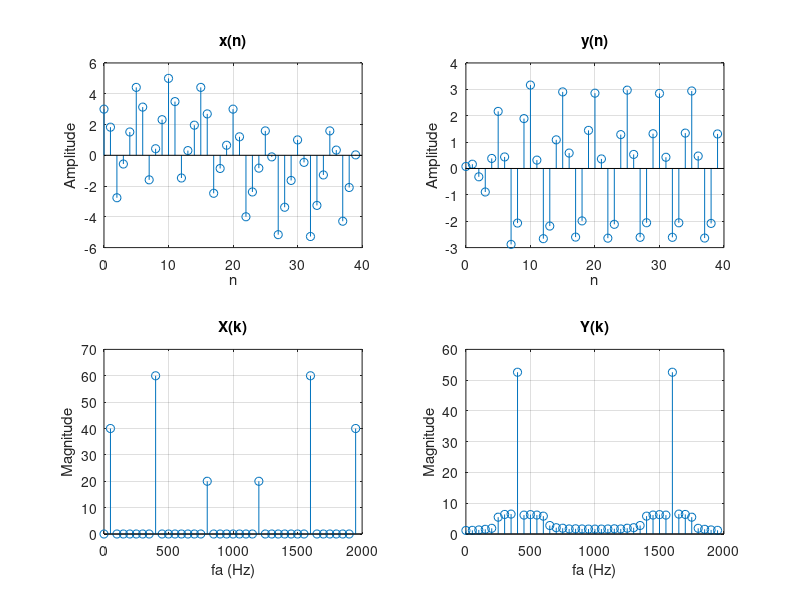
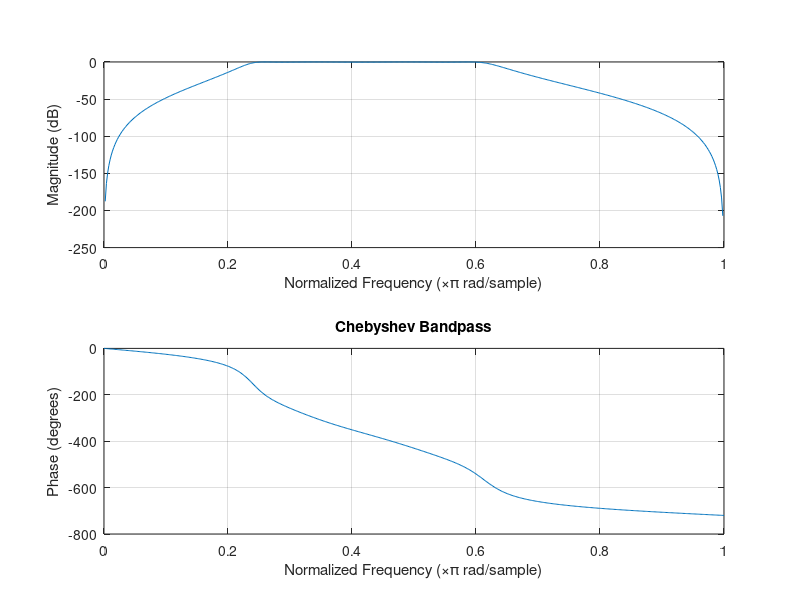

Here is the MATLAB script that generated these plots, in order:
No=4;
t=0:0.00001:1/800;
xt=2*sin(100*pi*t)+3*cos(800*pi*t)+sin(1600*pi*t);
fs=2000;
N1=2*pi/(100*pi/fs);
N2=2*pi/(800*pi/fs);
N3=4*pi/(1600*pi/fs);
N=lcm(lcm(N1,N2),N3);
n=0:N-1;
xn=2*sin(100*pi*n/fs)+3*cos(800*pi*n/fs)+sin(1600*pi*n/fs);
subplot(2,2,1)
stem(n,xn);title('x(n)')
xlabel('n');ylabel('Amplitude');grid
k=0:N-1;
Xn=fft(xn);
subplot(2,2,3)
stem(k*fs/N,abs(Xn));title('X(k)')
xlabel('fa (Hz)');ylabel('Magnitude');grid
w1=2*250/fs;
w2=2*600/fs;
wb=[w1 w2];
[b,a]=cheby1(No,0.2,wb);
y=filter(b,a,xn);
subplot(2,2,2)
stem(n,y);title('y(n)')
xlabel('n');ylabel('Amplitude');grid
Y=fft(y);
subplot(2,2,4)
stem(k*fs/N,abs(Y));title('Y(k)')
xlabel('fa (Hz)');ylabel('Magnitude');grid
figure
freqz(b,a);title('Chebyshev Bandpass')
